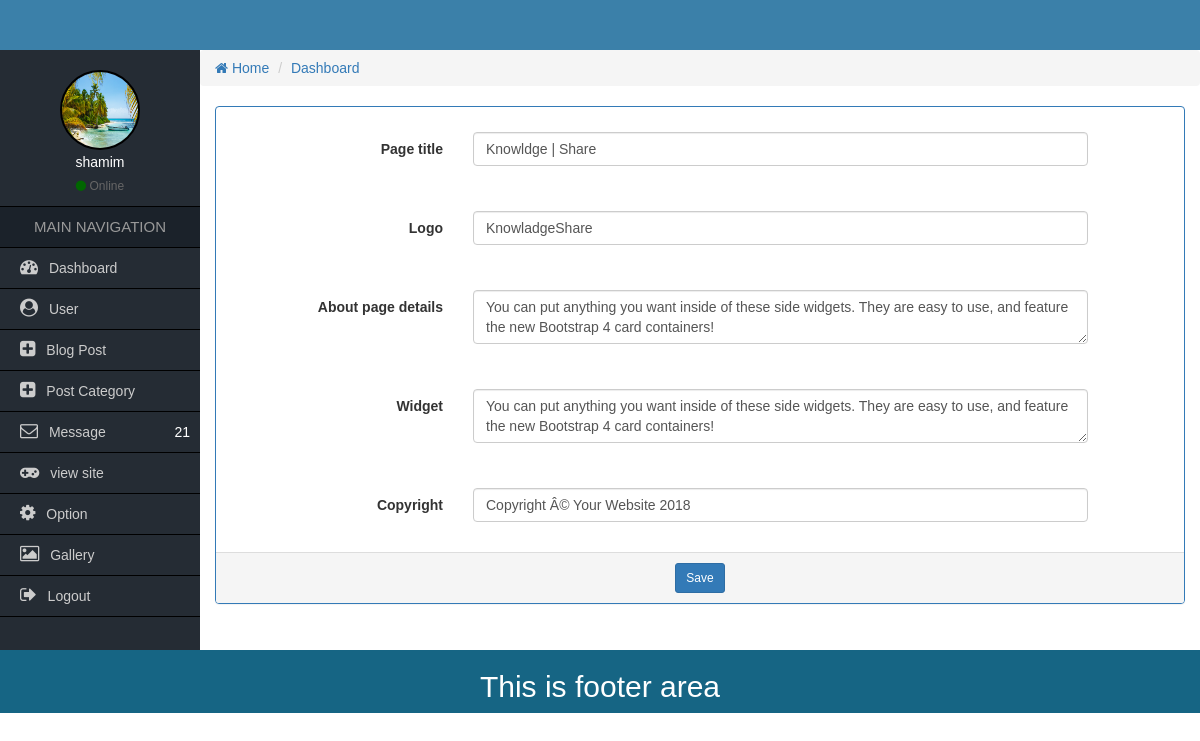
The app's page /Admin/option.php (signed in) with its own data.
### tables this page shows
CREATE TABLE `options` (
  `option_id` int(11) NOT NULL,
  `page_title` varchar(100) NOT NULL,
  `logo` varchar(100) NOT NULL,
  `about` longtext NOT NULL,
  `widget` longtext NOT NULL,
  `copyright` varchar(50) NOT NULL
);

### Admin/option.php (the view, shortened to what this page needs)
<?php
  require_once('function/functions.php');
     $option_value = "SELECT * FROM options where option_id='1'";
    $option_resutl = mysqli_query($conn, $option_value);
    $option_data = mysqli_fetch_assoc($option_resutl);
  ?>
                <div class="col-md-12">
                  <form class="form-horizontal" action="" method="post">
                  <div class="panel panel-primary">
                    <div class="panel-body">
                          <div class="form-group">
                            <label for="" class="col-sm-3 control-label">Page title</label>
                            <div class="col-sm-8">
                              <input type="text" name="page_title" class="form-control" value="<?php echo $option_data['page_title']?>">
                            </div>
                          </div>
                     </div>
                       <div class="panel-body">
                          <div class="form-group">
                            <label for="" class="col-sm-3 control-label">Logo</label>
                            <div class="col-sm-8">
                              <input type="text" name="logo" class="form-control" value="<?php echo $option_data['logo']?>">
                            </div>
                          </div>
                     </div>
                     <div class="panel-body">
                          <div class="form-group">
                            <label for="" class="col-sm-3 control-label">About page details</label>
                            <div class="col-sm-8">
                                <textarea id="editor1" class="form-control" name="about" placeholder="Add Body" ><?php echo $option_data['about']?></textarea></div>
                          </div>
                     </div>
                    <div class="panel-body">
                        <div class="form-group">
                          <label for="" class="col-sm-3 control-label">Widget</label>
                          <div class="col-sm-8">
                             <textarea id="editor2" class="form-control" name="widget" placeholder="Add Body" ><?php echo $option_data['widget']?></textarea>
                        </div>
                        </div>
                     </div>
                         <div class="panel-body">
                          <div class="form-group">
                            <label for="" class="col-sm-3 control-label">Copyright</label>
                            <div class="col-sm-8">
                              <input type="text" name="copyright" class="form-control" value="<?php echo $option_data['copyright']?>">
                            </div>
                          </div>
                     </div>
                      <div class="panel-footer text-center">
                        <button class="btn btn-sm btn-primary" name="option">Save</button>
                      </div>
                    </div>
                    </form>
                </div>
            </div>
         </div>
    </div>

### Admin/css/style.css (style rules this page uses)
* { margin:0px; padding:0px; outline:0px; }
body { font-family:Verdana, Geneva, sans-serif; }

### records on screen
options: page_title "Knowldge | Share", logo "KnowladgeShare", about "You can put anything you want inside of these side widgets. They are easy to use, and feature the new Bootstrap 4 card containers!", widget "You can put anything you want inside of these side widgets. They are easy to use, and feature the new Bootstrap 4 card containers!", copyright "Copyright Â© Your Website 2018"

### other values on screen
$_SESSION['username'] "shamim"
$rowcount "21"
